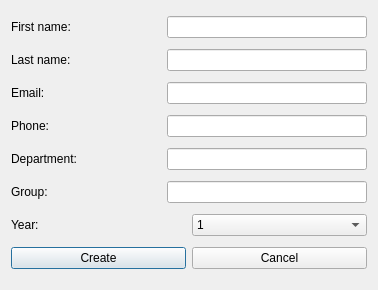
<?xml version="1.0" encoding="UTF-8"?>
<ui version="4.0">
 <class>CreateStudentDialog</class>
 <widget class="QDialog" name="CreateStudentDialog">
  <property name="geometry">
   <rect>
    <x>0</x>
    <y>0</y>
    <width>378</width>
    <height>290</height>
   </rect>
  </property>
  <property name="windowTitle">
   <string>Create Student</string>
  </property>
  <layout class="QVBoxLayout" name="verticalLayout">
   <item>
    <layout class="QHBoxLayout" name="horizontalLayout_6">
     <item>
      <widget class="QLabel" name="label">
       <property name="text">
        <string>First name:</string>
       </property>
      </widget>
     </item>
     <item>
      <widget class="QLineEdit" name="leFirstName">
       <property name="maximumSize">
        <size>
         <width>200</width>
         <height>16777215</height>
        </size>
       </property>
      </widget>
     </item>
    </layout>
   </item>
   <item>
    <layout class="QHBoxLayout" name="horizontalLayout_5">
     <item>
      <widget class="QLabel" name="label_2">
       <property name="text">
        <string>Last name:</string>
       </property>
      </widget>
     </item>
     <item>
      <widget class="QLineEdit" name="leLastName">
       <property name="maximumSize">
        <size>
         <width>200</width>
         <height>16777215</height>
        </size>
       </property>
      </widget>
     </item>
    </layout>
   </item>
   <item>
    <layout class="QHBoxLayout" name="horizontalLayout_4">
     <item>
      <widget class="QLabel" name="label_3">
       <property name="text">
        <string>Email:</string>
       </property>
      </widget>
     </item>
     <item>
      <widget class="QLineEdit" name="leEmail">
       <property name="maximumSize">
        <size>
         <width>200</width>
         <height>16777215</height>
        </size>
       </property>
      </widget>
     </item>
    </layout>
   </item>
   <item>
    <layout class="QHBoxLayout" name="horizontalLayout_3">
     <item>
      <widget class="QLabel" name="label_4">
       <property name="text">
        <string>Phone:</string>
       </property>
      </widget>
     </item>
     <item>
      <widget class="QLineEdit" name="lePhone">
       <property name="maximumSize">
        <size>
         <width>200</width>
         <height>16777215</height>
        </size>
       </property>
      </widget>
     </item>
    </layout>
   </item>
   <item>
    <layout class="QHBoxLayout" name="horizontalLayout_2">
     <item>
      <widget class="QLabel" name="label_5">
       <property name="text">
        <string>Department:</string>
       </property>
      </widget>
     </item>
     <item>
      <widget class="QLineEdit" name="leDepartment">
       <property name="maximumSize">
        <size>
         <width>200</width>
         <height>16777215</height>
        </size>
       </property>
      </widget>
     </item>
    </layout>
   </item>
   <item>
    <layout class="QHBoxLayout" name="horizontalLayout">
     <item>
      <widget class="QLabel" name="label_6">
       <property name="text">
        <string>Group:</string>
       </property>
      </widget>
     </item>
     <item>
      <widget class="QLineEdit" name="leGroup">
       <property name="maximumSize">
        <size>
         <width>200</width>
         <height>16777215</height>
        </size>
       </property>
      </widget>
     </item>
    </layout>
   </item>
   <item>
    <layout class="QHBoxLayout" name="horizontalLayout_7">
     <item>
      <widget class="QLabel" name="label_7">
       <property name="text">
        <string>Year:</string>
       </property>
      </widget>
     </item>
     <item>
      <widget class="QComboBox" name="cbYear">
       <property name="currentText">
        <string>1</string>
       </property>
       <item>
        <property name="text">
         <string>1</string>
        </property>
       </item>
       <item>
        <property name="text">
         <string>2</string>
        </property>
       </item>
       <item>
        <property name="text">
         <string>3</string>
        </property>
       </item>
       <item>
        <property name="text">
         <string>4</string>
        </property>
       </item>
       <item>
        <property name="text">
         <string>5</string>
        </property>
       </item>
       <item>
        <property name="text">
         <string>6</string>
        </property>
       </item>
      </widget>
     </item>
    </layout>
   </item>
   <item>
    <layout class="QHBoxLayout" name="horizontalLayout_8">
     <item>
      <widget class="QPushButton" name="pbCreate">
       <property name="text">
        <string>Create</string>
       </property>
      </widget>
     </item>
     <item>
      <widget class="QPushButton" name="pbCancel">
       <property name="text">
        <string>Cancel</string>
       </property>
      </widget>
     </item>
    </layout>
   </item>
  </layout>
 </widget>
 <resources/>
 <connections/>
</ui>
